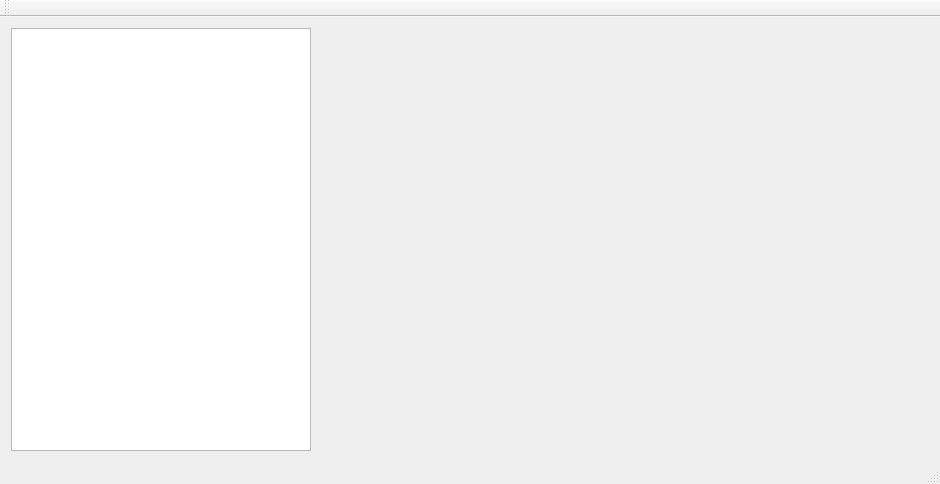
<?xml version="1.0" encoding="UTF-8"?>
<ui version="4.0">
 <class>Lecture12_demo_CompositeClass</class>
 <widget class="QMainWindow" name="Lecture12_demo_CompositeClass">
  <property name="geometry">
   <rect>
    <x>0</x>
    <y>0</y>
    <width>940</width>
    <height>484</height>
   </rect>
  </property>
  <property name="windowTitle">
   <string>Lecture12_demo_Composite</string>
  </property>
  <widget class="QWidget" name="centralWidget">
   <layout class="QHBoxLayout" name="horizontalLayout_2">
    <item>
     <layout class="QHBoxLayout" name="horizontalLayout">
      <item>
       <widget class="QListWidget" name="graphicsListWidget">
        <property name="maximumSize">
         <size>
          <width>300</width>
          <height>16777215</height>
         </size>
        </property>
        <property name="font">
         <font>
          <pointsize>18</pointsize>
         </font>
        </property>
       </widget>
      </item>
      <item>
       <widget class="MyWidget" name="widget" native="true"/>
      </item>
     </layout>
    </item>
   </layout>
  </widget>
  <widget class="QMenuBar" name="menuBar">
   <property name="geometry">
    <rect>
     <x>0</x>
     <y>0</y>
     <width>940</width>
     <height>21</height>
    </rect>
   </property>
  </widget>
  <widget class="QToolBar" name="mainToolBar">
   <attribute name="toolBarArea">
    <enum>TopToolBarArea</enum>
   </attribute>
   <attribute name="toolBarBreak">
    <bool>false</bool>
   </attribute>
  </widget>
  <widget class="QStatusBar" name="statusBar"/>
 </widget>
 <layoutdefault spacing="6" margin="11"/>
 <customwidgets>
  <customwidget>
   <class>MyWidget</class>
   <extends>QWidget</extends>
   <header location="global">mywidget.h</header>
   <container>1</container>
  </customwidget>
 </customwidgets>
 <resources>
  <include location="lecture12_demo_composite.qrc"/>
 </resources>
 <connections/>
</ui>
